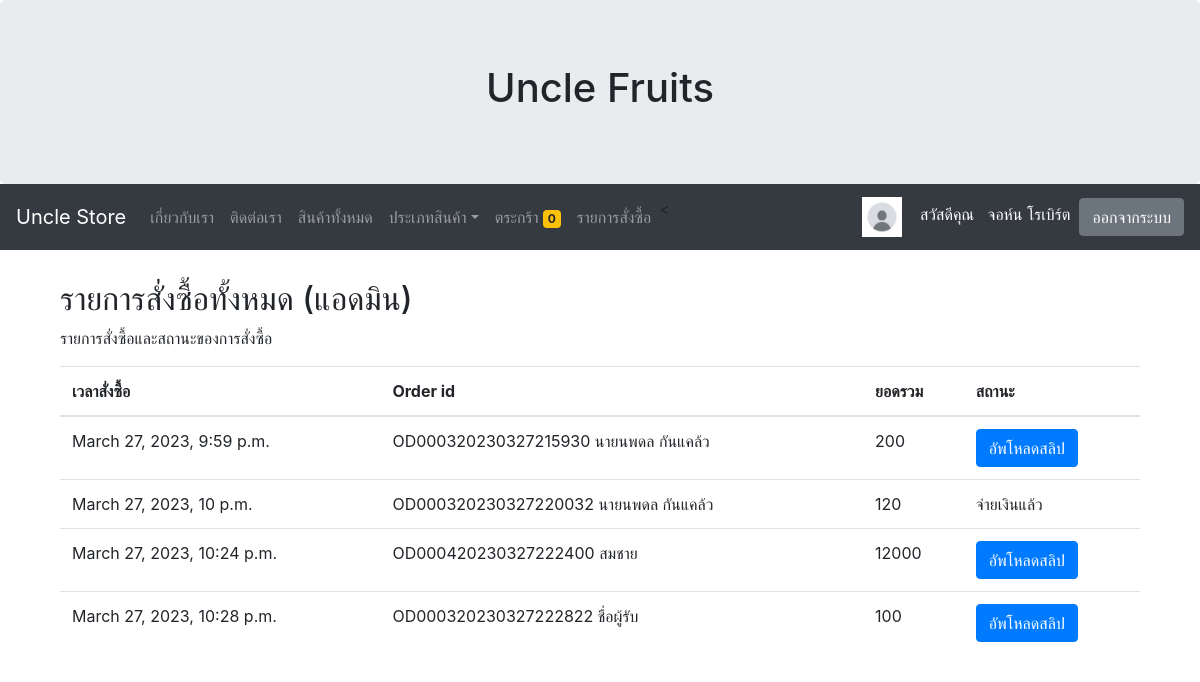
/allorderlist/ (signed in), run on the app's committed database.
### myapp/models.py (models this page shows, shortened)
class Profile(models.Model):
	user = models.OneToOneField(User,on_delete=models.CASCADE)
	photo = models.ImageField(upload_to="photoprofile",null=True,blank=True,default='defaultprofile.png')
	usertype = models.CharField(max_length=100,default='member')
	cartquan = models.IntegerField(default=0) # ใช้เก็บจำนวนสินค้าในตะกร้าว่ามีกี่ชิ้น

class OrderPending(models.Model):
	orderid = models.CharField(max_length=100)
	user = models.ForeignKey(User,on_delete=models.CASCADE) # User ไหนเป็นคนสั่ง
	name = models.CharField(max_length=100) # ชื่อที่อยู่ผู้รับ
	tel = models.CharField(max_length=100)  # เบอร์ผู้รับ
	address = models.TextField()
	shipping = models.CharField(max_length=100) # EMS
	payment = models.CharField(max_length=100)  # โอนเงิน พร้อมเพย์ , ธนาคารอะไร
	other = models.TextField() # หมายเหตุของผู้รับ ต้องใส่ blank=True ด้วย
	stamp = models.DateTimeField(auto_now_add=True,blank=True,null=True) # ออร์เดอร์ stamp วันไหน
	paid = models.BooleanField(default=False) # เช็ตสถานะจ่ายเงินแล้วหรือยัง
	slip = models.ImageField(upload_to="slip",null=True,blank=True) # อัพโหลด slip แล้วหรือยัง
	paymentid = models.CharField(max_length=100,null=True,blank=True) #เก็บไว้ยังไม่ใช้

### myapp/views.py (the view)
# urls.py: path('allorderlist/',AllOrderListPage,name='allorderlist-page'),#EP15 OrderList สำหรับแอดมินดู
def AllOrderListPage(request):
	context =  {}
	order  = OrderPending.objects.all()  # filter จะใช้กับหลายรายการ
	for od in order:
		orderid = od.orderid # ดึงรายการ order ออกมา
		odlist = OrderList.objects.filter(orderid=orderid)
		total = sum([ c.total for c in odlist])
		od.total = total
	context['allorder'] = order # ส่งข้อความแบบ dic  ['allorder'] คือ ชื่อ key
	return render(request, 'myapp/allorderlist.html',context)

### myapp/template/myapp/allorderlist.html
{% extends 'myapp/base.html' %}
{% load humanize %}
{% block content %}
<div class="container">
  <h2>รายการสั่งซื้อทั้งหมด (แอดมิน)</h2>
  <p>รายการสั่งซื้อและสถานะของการสั่งซื้อ</p>
  <table class="table">
    <thead>
      <tr>
        <th>เวลาสั่งซื้อ</th>
        <th>Order id</th>
        <th>ยอดรวม</th>
        <th>สถานะ</th>
      </tr>
    </thead>
    <tbody>
      {% for od in allorder %}
      <tr>
        <td>{{od.stamp}}</td>
        <td>{{od.orderid}} {{od.name}}</td>
        <td>{{od.total}}</td>
        <td>
        {% if od.paid %}
            จ่ายเงินแล้ว
        {% else %}
            <a href="#" class="btn btn-primary">อัพโหลดสลิป</a>
        {% endif %}
        </td>
      </tr>
      {% endfor %}
    </tbody>
  </table>
</div>
{% endblock content %}

### myapp/template/myapp/base.html (shortened to what this page needs)
<!DOCTYPE html>
<html lang="en">
  <head>
    <link
      rel="stylesheet"
      href="https://cdn.jsdelivr.net/npm/bootstrap@4.6.2/dist/css/bootstrap.min.css"
    />
  </head>
  <body>
    <div class="jumbotron text-center" style="margin-bottom: 0">
      <h1>Uncle Fruits</h1>
    </div>
    <nav class="navbar navbar-expand-sm bg-dark navbar-dark">
      <a class="navbar-brand" href="/">Uncle Store</a>
      <div class="collapse navbar-collapse" id="collapsibleNavbar">
        <ul class="navbar-nav mr-auto">
          <li class="nav-item">
            <a class="nav-link" href="{% url 'about-page' %}">เกี่ยวกับเรา</a>
          </li>
          <li class="nav-item">
            <a class="nav-link" href="{% url 'contact-page' %}">ติดต่อเรา</a>
          </li>
          <li class="nav-item">
            <a class="nav-link" href="{% url 'allproduct-page' %}"
              >สินค้าทั้งหมด</a
            >
          </li>
          <li class="nav-item dropdown">
            <a
              class="nav-link dropdown-toggle"
              href="http://example.com"
              id="dropdown01"
              data-toggle="dropdown"
              aria-haspopup="true"
              aria-expanded="false"
              >ประเภทสินค้า</a
            >
          </li>
          {% if user.is_authenticated and user.profile.usertype == 'member' %}
          <li class="nav-item">
          <a class="nav-link" href="{% url 'mycart-page' %}">ตระกร้า <span class="badge badge-warning">{{user.profile.cartquan}}</span></a>
          </li>
          <li class="nav-item">
            <a class="nav-link" href="{% url 'orderlist-page' %}">รายการสั่งซื้อ</a>
          </li>
          <
         {% endif %}
        </ul>
        {% if user.is_authenticated %}
          <img src="{{user.profile.photo.url}}" width="40" height="40" class="round-circle">&nbsp&nbsp&nbsp&nbsp
          <p style="color: white; margin-top: 10px;">สวัสดีคุณ&nbsp&nbsp {{user.first_name}} {{user.last_name}}&nbsp&nbsp</p>
          <a class="btn btn-secondary" href="/logout/">ออกจากระบบ</a>
        {% else %}
          <a class="btn btn-primary" href="{% url 'register-page' %}">สมัครสมาชิก</a
          >&nbsp&nbsp&nbsp
          <a class="btn btn-primary" href="/login/">เข้าสู่ระบบ</a>
        {% endif %}
      </div>
    </nav>
    <div class="container" style="margin-top: 30px">
      {% block content %} {% endblock content %}
    </div>
  </body>
</html>

### data on the page
OrderPending: stamp "March 27, 2023, 9:59 p.m.", orderid "OD000320230327215930", name "นายนพดล กันแคล้ว", total "200", paid "อัพโหลดสลิป"
OrderPending: stamp "March 27, 2023, 10 p.m.", orderid "OD000320230327220032", name "นายนพดล กันแคล้ว", total "120", paid "จ่ายเงินแล้ว"
OrderPending: stamp "March 27, 2023, 10:24 p.m.", orderid "OD000420230327222400", name "สมชาย", total "12000", paid "อัพโหลดสลิป"
OrderPending: stamp "March 27, 2023, 10:28 p.m.", orderid "OD000320230327222822", name "ชื่อผู้รับ", total "100", paid "อัพโหลดสลิป"

### other printed values
{{ user.profile.cartquan }} "0"
{{ user.first_name }} "จอห์น"
{{ user.last_name }} "โรเบิร์ต"
